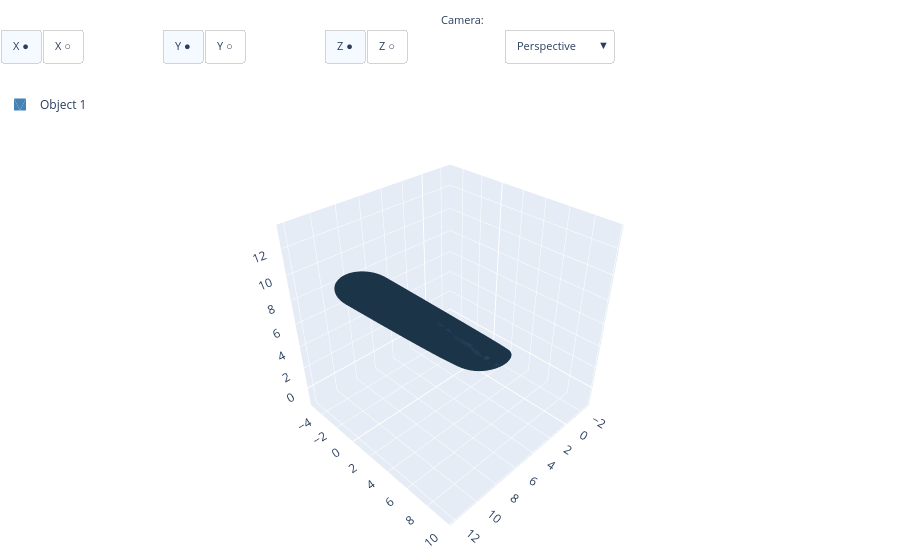

Notebook code for this chart:
### Markdown cell above
## 2. Sweep – Varredura de um perfil ao longo de uma curva

Criamos um perfil circular e o varremos ao longo de uma curva (spline) definida por pontos.

### Code cell
# Perfil: círculo de raio 2
profile = cq.Workplane("XY").circle(2)

# Caminho: curva spline passando pelos pontos (0,0,0), (5,5,5), (10,0,10)
path = cq.Workplane("XY").spline([(0,0,0), (5,5,5), (10,0,10)])

# Varredura do perfil ao longo do caminho
swept = profile.sweep(path, isFrenet=True)

# Exibir o resultado
show(swept)

### Figure 1 — Plotly figure (JSON) as saved in the notebook; plotly's stock layout.template omitted (floating-point values rounded to 4 significant figures; data arrays with more than 128 entries replaced by an {"elided": "..."} marker saying what was removed)
{"data": [{"color": "steelblue", "flatshading": true, "i": {"elided": "9188 int values"}, "j": {"elided": "9188 int values"}, "k": {"elided": "9188 int values"}, "lighting": {"ambient": 0.4, "diffuse": 0.8, "specular": 0.2}, "name": "Object 1", "opacity": 1, "showlegend": true, "type": "mesh3d", "x": {"elided": "4906 float values"}, "y": {"elided": "4906 float values"}, "z": {"elided": "4906 float values"}}], "layout": {"annotations": [{"font": {"size": 11}, "showarrow": false, "text": "Axes:", "x": -0.01, "xanchor": "right", "xref": "paper", "y": 1.17, "yref": "paper"}, {"font": {"size": 11}, "showarrow": false, "text": "Camera:", "x": 0.54, "xanchor": "right", "xref": "paper", "y": 1.17, "yref": "paper"}], "legend": {"x": 0, "y": 1}, "margin": {"b": 0, "l": 0, "r": 0, "t": 90}, "scene": {"aspectmode": "manual", "aspectratio": {"x": 1, "y": 1, "z": 1}, "camera": {"eye": {"x": 1.5, "y": 1.5, "z": 1.5}, "projection": {"type": "perspective"}, "up": {"x": 0, "y": 0, "z": 1}}, "xaxis": {"backgroundcolor": "rgb(230, 236, 245)", "gridcolor": "white", "gridwidth": 1, "range": [-3.012, 12.5], "showbackground": true, "showgrid": true, "showline": false, "showspikes": true, "showticklabels": true, "title": {"text": ""}, "zeroline": true, "zerolinecolor": "white", "zerolinewidth": 2}, "yaxis": {"backgroundcolor": "rgb(230, 236, 245)", "gridcolor": "white", "gridwidth": 1, "range": [-5.425, 10.09], "showbackground": true, "showgrid": true, "showline": false, "showspikes": true, "showticklabels": true, "title": {"text": ""}, "zeroline": true, "zerolinecolor": "white", "zerolinewidth": 2}, "zaxis": {"backgroundcolor": "rgb(230, 236, 245)", "gridcolor": "white", "gridwidth": 1, "range": [-1.814, 13.7], "showbackground": true, "showgrid": true, "showline": false, "showspikes": true, "showticklabels": true, "title": {"text": ""}, "zeroline": true, "zerolinecolor": "white", "zerolinewidth": 2}}, "updatemenus": [{"active": 0, "bgcolor": "white", "bordercolor": "lightgray", "buttons": [{"args": [{"scene.xaxis": {"backgroundcolor": "rgb(230, 236, 245)", "gridcolor": "white", "gridwidth": 1, "range": [-3.012, 12.5], "showbackground": true, "showgrid": true, "showline": false, "showspikes": true, "showticklabels": true, "title": {"text": ""}, "zeroline": true, "zerolinecolor": "white", "zerolinewidth": 2}}], "label": "X ●", "method": "relayout"}, {"args": [{"scene.xaxis": {"range": [-3.012, 12.5], "showbackground": false, "showgrid": false, "showline": false, "showspikes": false, "showticklabels": false, "title": {"text": ""}, "zeroline": false}}], "label": "X ○", "method": "relayout"}], "direction": "right", "font": {"size": 11}, "showactive": true, "type": "buttons", "x": 0, "xanchor": "left", "y": 1.13, "yanchor": "top"}, {"active": 0, "bgcolor": "white", "bordercolor": "lightgray", "buttons": [{"args": [{"scene.yaxis": {"backgroundcolor": "rgb(230, 236, 245)", "gridcolor": "white", "gridwidth": 1, "range": [-5.425, 10.09], "showbackground": true, "showgrid": true, "showline": false, "showspikes": true, "showticklabels": true, "title": {"text": ""}, "zeroline": true, "zerolinecolor": "white", "zerolinewidth": 2}}], "label": "Y ●", "method": "relayout"}, {"args": [{"scene.yaxis": {"range": [-5.425, 10.09], "showbackground": false, "showgrid": false, "showline": false, "showspikes": false, "showticklabels": false, "title": {"text": ""}, "zeroline": false}}], "label": "Y ○", "method": "relayout"}], "direction": "right", "font": {"size": 11}, "showactive": true, "type": "buttons", "x": 0.18, "xanchor": "left", "y": 1.13, "yanchor": "top"}, {"active": 0, "bgcolor": "white", "bordercolor": "lightgray", "buttons": [{"args": [{"scene.zaxis": {"backgroundcolor": "rgb(230, 236, 245)", "gridcolor": "white", "gridwidth": 1, "range": [-1.814, 13.7], "showbackground": true, "showgrid": true, "showline": false, "showspikes": true, "showticklabels": true, "title": {"text": ""}, "zeroline": true, "zerolinecolor": "white", "zerolinewidth": 2}}], "label": "Z ●", "method": "relayout"}, {"args": [{"scene.zaxis": {"range": [-1.814, 13.7], "showbackground": false, "showgrid": false, "showline": false, "showspikes": false, "showticklabels": false, "title": {"text": ""}, "zeroline": false}}], "label": "Z ○", "method": "relayout"}], "direction": "right", "font": {"size": 11}, "showactive": true, "type": "buttons", "x": 0.36, "xanchor": "left", "y": 1.13, "yanchor": "top"}, {"active": 0, "bgcolor": "white", "bordercolor": "lightgray", "buttons": [{"args": [{"scene.aspectmode": "manual", "scene.aspectratio": {"x": 1, "y": 1, "z": 1}, "scene.camera": {"eye": {"x": 1.5, "y": 1.5, "z": 1.5}, "projection": {"type": "perspective"}, "up": {"x": 0, "y": 0, "z": 1}}}], "label": "Perspective", "method": "relayout"}, {"args": [{"scene.aspectmode": "manual", "scene.aspectratio": {"x": 1, "y": 1, "z": 1}, "scene.camera": {"eye": {"x": 2.5, "y": 2.5, "z": 2.5}, "projection": {"type": "orthographic"}, "up": {"x": 0, "y": 0, "z": 1}}}], "label": "Orthographic", "method": "relayout"}], "direction": "down", "font": {"size": 11}, "showactive": true, "type": "dropdown", "x": 0.56, "xanchor": "left", "y": 1.13, "yanchor": "top"}]}}
